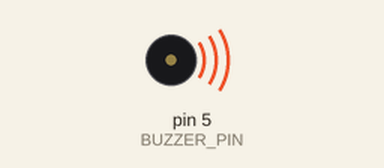
Recording of a sketch running on a simulated Arduino Uno, built with avr-gcc and run on an emulated ATmega328P. Shown: buzzer (waves = sounding).

Above: at 0.25 s.
At 38.74 s:
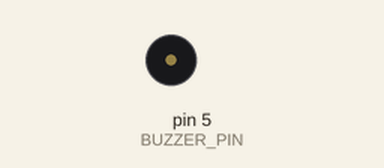
Timing chart, 0 to 40.0 s (numbered marks = the images above):
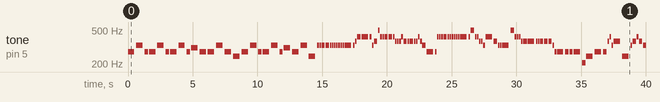

The sketch:

shape_of_you.ino
```cpp
// ---------------------------------------------------------------
// This Code is Written by Prince Kushwaha from COSM Electronics
// ---------------------------------------------------------------

#include "pitches.h"

#define BUZZER_PIN 5

int melody[] = {
  NOTE_CS4, NOTE_E4, NOTE_CS4, NOTE_CS4, NOTE_E4,
  NOTE_CS4, NOTE_CS4, NOTE_E4, NOTE_CS4, NOTE_DS4,
  NOTE_CS4, NOTE_CS4, NOTE_E4, NOTE_CS4,
  NOTE_B3,
  NOTE_CS4, NOTE_E4, NOTE_CS4, NOTE_CS4, NOTE_E4,
  NOTE_CS4, NOTE_DS4, NOTE_CS4, NOTE_E4,
  NOTE_B3,
  NOTE_E4, NOTE_E4, NOTE_E4, NOTE_E4, NOTE_E4, NOTE_E4, NOTE_E4, NOTE_E4, NOTE_E4,
  NOTE_E4, NOTE_E4, NOTE_E4, NOTE_E4, NOTE_FS4, NOTE_GS4, NOTE_GS4,
  NOTE_GS4, NOTE_E4, NOTE_FS4, NOTE_B4, NOTE_GS4, NOTE_GS4, NOTE_GS4, NOTE_GS4, NOTE_GS4,
  NOTE_FS4, NOTE_FS4, NOTE_FS4, NOTE_GS4, NOTE_FS4, NOTE_FS4, NOTE_FS4, NOTE_FS4, NOTE_FS4, NOTE_GS4, NOTE_FS4,
  NOTE_E4, NOTE_CS4, NOTE_CS4, NOTE_GS4, NOTE_GS4,
  NOTE_GS4, NOTE_GS4, NOTE_GS4, NOTE_GS4, NOTE_GS4, NOTE_GS4, NOTE_GS4, NOTE_GS4, NOTE_GS4,
  NOTE_GS4, NOTE_B4, NOTE_GS4, NOTE_GS4, NOTE_FS4, NOTE_FS4, NOTE_E4, NOTE_GS4,
  NOTE_FS4, NOTE_E4, NOTE_E4, NOTE_E4, NOTE_B4, NOTE_GS4, NOTE_GS4, NOTE_GS4, NOTE_FS4,
  NOTE_FS4, NOTE_FS4, NOTE_FS4, NOTE_FS4, NOTE_FS4, NOTE_FS4, NOTE_FS4, NOTE_FS4,
  NOTE_E4, NOTE_CS4, NOTE_CS4, NOTE_CS4, NOTE_CS4, NOTE_CS4,
  NOTE_GS3, NOTE_B3,
  NOTE_CS4, NOTE_CS4, NOTE_FS4, NOTE_GS4, NOTE_E4, NOTE_FS4,
  NOTE_B3,
  NOTE_E4, NOTE_FS4, NOTE_GS4, NOTE_FS4, NOTE_E4, NOTE_CS4, NOTE_E4, NOTE_GS4,
  NOTE_FS4, NOTE_E4, NOTE_FS4, NOTE_CS4, NOTE_B4, NOTE_GS4, NOTE_GS4, NOTE_FS4, NOTE_FS4,
  NOTE_E4, NOTE_CS4, NOTE_E4, NOTE_FS4, NOTE_GS4, NOTE_FS4, NOTE_E4,
  NOTE_FS4, NOTE_E4, NOTE_CS4, NOTE_CS4,
  NOTE_B3,
  NOTE_CS4, NOTE_CS4, NOTE_FS4, NOTE_GS4, NOTE_E4, NOTE_FS4, NOTE_FS4,
  NOTE_B3,
  NOTE_FS4, NOTE_GS4, NOTE_FS4, NOTE_E4, NOTE_CS4, NOTE_E4, NOTE_GS4, NOTE_FS4,
  NOTE_E4, NOTE_FS4, NOTE_CS4, NOTE_B4, NOTE_GS4, NOTE_GS4, NOTE_FS4, NOTE_FS4, NOTE_E4,
  NOTE_CS4, NOTE_B4, NOTE_GS4, NOTE_GS4, NOTE_FS4, NOTE_FS4, NOTE_E4,
  NOTE_CS4, NOTE_CS4,
  NOTE_GS3, NOTE_B3,
  NOTE_E4, NOTE_FS4, NOTE_GS4, NOTE_FS4, NOTE_E4, NOTE_E4, NOTE_E4, NOTE_FS4, NOTE_FS4,
  NOTE_E4, NOTE_FS4, NOTE_GS4, NOTE_FS4, NOTE_E4, NOTE_E4, NOTE_E4, NOTE_FS4|
  NOTE_CS4, NOTE_E4, NOTE_FS4, NOTE_GS4, NOTE_CS4,
  NOTE_E4, NOTE_E4, NOTE_FS4, NOTE_FS4, NOTE_E4, NOTE_FS4, NOTE_GS4,
  NOTE_FS4, NOTE_E4, NOTE_E4, NOTE_FS4, NOTE_CS4, NOTE_CS4,
  NOTE_FS4, NOTE_GS4, NOTE_B4, NOTE_GS4, NOTE_FS4, NOTE_E4, NOTE_E4, NOTE_FS4,
  NOTE_E4, NOTE_FS4, NOTE_GS4, NOTE_FS4, NOTE_E4, NOTE_E4, NOTE_FS4,
  NOTE_CS4, NOTE_CS4, NOTE_CS4, NOTE_CS4, NOTE_CS4, NOTE_E4, NOTE_FS4, NOTE_GS4, NOTE_CS4, NOTE_E4,
  NOTE_FS4, NOTE_E4, NOTE_FS4, NOTE_E4, NOTE_FS4, NOTE_GS4,
  NOTE_FS4, NOTE_E4, NOTE_E4, NOTE_FS4, NOTE_CS4, NOTE_CS4, NOTE_CS4, NOTE_E4, NOTE_E4,
  NOTE_FS4, NOTE_FS4, NOTE_GS4, NOTE_GS4,
  NOTE_E4, NOTE_FS4, NOTE_GS4, NOTE_FS4, NOTE_E4, NOTE_E4, NOTE_FS4, NOTE_CS4, NOTE_CS4,
  NOTE_CS4, NOTE_E4, NOTE_E4, NOTE_FS4, NOTE_FS4, NOTE_GS4,
  NOTE_GS4, NOTE_E4, NOTE_FS4, NOTE_GS4, NOTE_FS4,
  NOTE_E4, NOTE_E4, NOTE_FS4, NOTE_CS4, NOTE_CS4, NOTE_CS4, NOTE_E4, NOTE_E4,
  NOTE_FS4, NOTE_FS4, NOTE_GS4, NOTE_GS4,
  NOTE_E4, NOTE_FS4, NOTE_GS4, NOTE_FS4, NOTE_E4, NOTE_E4, NOTE_FS4, NOTE_CS4, NOTE_CS4,
  NOTE_CS4, NOTE_CS4, NOTE_CS4, NOTE_CS4, NOTE_E4, NOTE_FS4, NOTE_GS4, NOTE_CS4, NOTE_E4, NOTE_FS4,
  NOTE_CS4,
};

int durations[] = {
  2,2,4,2,2,4,2,2,4,2,2,2,2,2,2,2,2,4,2,2,4,2,2,2,2,8,8,4,4,8,8,8,8,8,8,8,2,8,8,4,2,8,8,4,8,8,8,4,4,8,8,8,8,8,4,8,4,8,8,8,8,4,2,8,8,8,8,4,8,8,8,8,8,8,2,8,4,8,8,8,8,8,2,4,8,8,2,4,8,8,8,8,8,8,2,8,8,4,4,4,8,8,2,4,4,2,4,2,2,4,8,8,8,2,2,8,4,8,4,4,4,4,8,8,8,8,2,8,8,4,8,8,4,2,8,4,8,4,4,4,4,2,2,2,2,4,8,8,8,2,2,2,4,8,4,4,4,4,8,8,8,8,2,8,8,4,8,8,4,2,8,8,4,8,8,4,2,2,4,2,8,8,4,8,8,4,8,8,2,8,8,4,8,8,4,8,8,2,8,8,4,4,4,8,8,2,8,8,4,8,8,8,4,8,2,4,4,8,8,4,4,8,2,8,8,4,4,4,8,8,4,8,8,8,8,8,8,4,4,4,4,8,2,8,8,4,8,8,8,4,8,4,4,4,4,4,4,4,2,8,8,4,8,8,8,4,8,4,4,4,4,4,4,4,2,8,8,4,8,8,8,4,8,4,4,4,4,4,4,4,2,8,8,4,8,8,8,4,8,4,8,8,8,8,8,8,4,4,4,4,2
};

void setup()
{
  pinMode(BUZZER_PIN, OUTPUT);
}

void loop()
{
  int size = sizeof(durations) / sizeof(int);

  for (int note = 0; note < size; note++) {
    //to calculate the note duration, take one second divided by the note type.
    //e.g. quarter note = 1000 / 4, eighth note = 1000/8, etc.
    int duration = 1000 / durations[note];
    tone(BUZZER_PIN, melody[note], duration);

    //to distinguish the notes, set a minimum time between them.
    //the note's duration + 30% seems to work well:
    int pauseBetweenNotes = duration * 1.30;
    delay(pauseBetweenNotes);

    //stop the tone playing:
    noTone(BUZZER_PIN);
  }
}
```

Measured:
- by itself, tone on pin 5 (BUZZER_PIN): plays 277 Hz for 0.50 s, 330 Hz for 0.50 s, 277 Hz for 0.25 s, 277 Hz for 0.50 s, 330 Hz for 0.50 s, 277 Hz for 0.25 s … (120 notes in this stretch)
